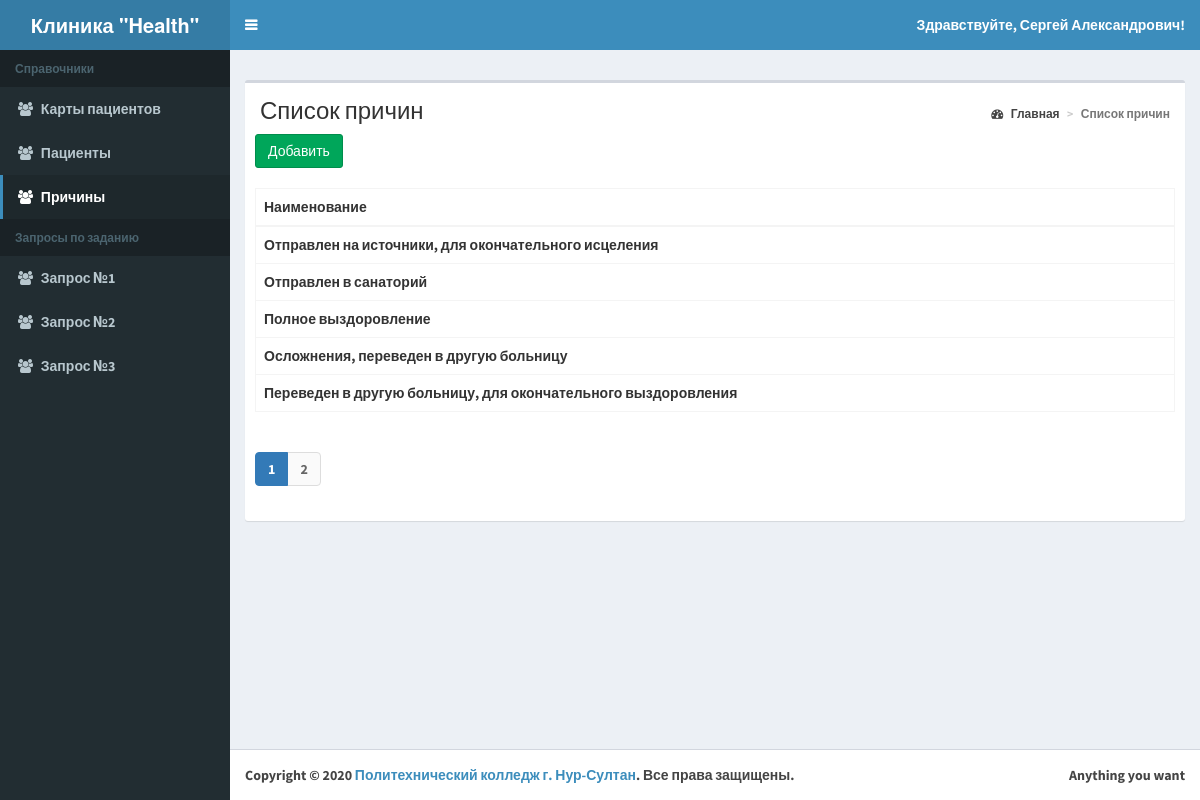
/list-prichina.php, run on the app's committed database.
### tables this page shows
CREATE TABLE `prichina_vip` (
  `prichina_id` int(11) NOT NULL,
  `prichina` varchar(255) NOT NULL
);

### classes/BaseMap.php (called while the page is built, shortened)
<?php
abstract class BaseMap extends config{
	function __construct()
	{
	try
	{
	$this->db = new
	PDO('mysql:host='.self::HOST.';dbname='.self::DB_NAME, self::DB_USER, self::DB_PASSWORD);
	}
	catch(PDOException $e){
		echo $e->getmessage();
	}
	}
}
?>

### classes/PrichinaMap.php (called while the page is built, shortened)
<?php
class PrichinaMap extends BaseMap {
    public function findAll($ofset=0,$limit=30){
        $res = $this->db->query("SELECT prichina_vip.prichina_id,prichina_vip.prichina"
            . " FROM prichina_vip LIMIT $ofset,$limit");
        return $res->fetchAll(PDO::FETCH_OBJ);
    }
}

### list-prichina.php (the view, shortened to what this page needs)
<?php
$size = 5;
if (isset($_GET['page'])) {
    $page = Helper::clearInt($_GET['page']);
} else {
    $page = 1;
}
$pMap = new PrichinaMap();
$ps = $pMap->findAll($page*$size-$size, $size);
$header = 'Список причин';
require_once 'template/header.php';?>
    <div class="row">
        <div class="col-xs-12">
            <div class="box">
                <section class="content-header">
                    <h1><?=$header;?></h1>
                    <ol class="breadcrumb">
                        <li><a href="/index.php"><i class="fa fa-dashboard"></i> Главная</a></li>
                        <li class="active"><?=$header;?></li>
                    </ol>
                </section>
                <div class="box-body">
                    <a class="btn btn-success" href="add-prichina.php">Добавить </a>
                </div>
                <div class="box-body">
                    <?php
                    if ($ps) {
                        ?>
                        <table id="example2" class="table table-bordered table-hover">
                            <thead>
                            <tr>
                                <th>Наименование</th>
                            </tr>
                            </thead>
                            <tbody>
                            <?php
                            foreach ($ps as $p) {
                                echo '<tr>';
                                echo '<td>'.$p->prichina.'</td>';
                                echo '</tr>';
                            }
                            ?>
                            </tbody>
                        </table>
                    <?php } else {
                        echo 'Ни одной причины не найдено';
                    } ?>
                </div>
                <div class="box-body">
                </div>
            </div>
        </div>
    </div>
<?php
require_once 'template/footer.php';
?>

### data on the page
prichina_vip: prichina "Отправлен на источники, для окончательного исцеления"
prichina_vip: prichina "Отправлен в санаторий"
prichina_vip: prichina "Полное выздоровление"
prichina_vip: prichina "Осложнения, переведен в другую больницу"
prichina_vip: prichina "Переведен в другую больницу, для окончательного выздоровления"

### other printed values
$text "Карты пациентов Пациенты Причины Запрос №1 Запрос №2 Запрос №3"
$header "Список причин"
